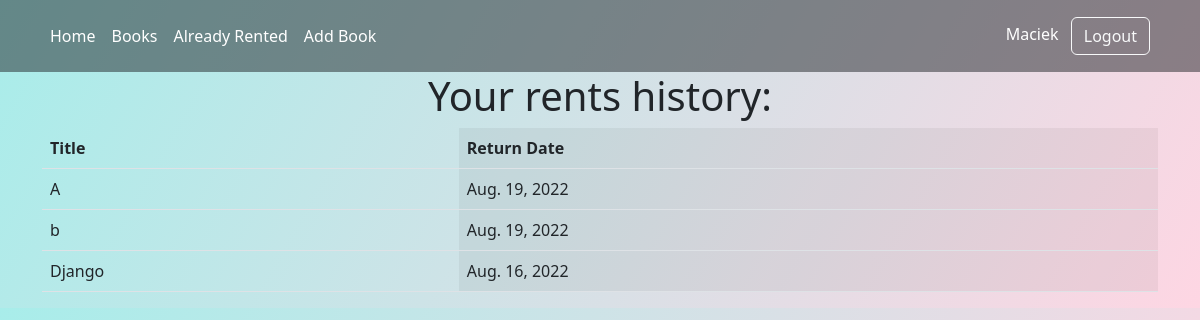
/rent_history/ (signed in), run on an earlier commit of the app's database.
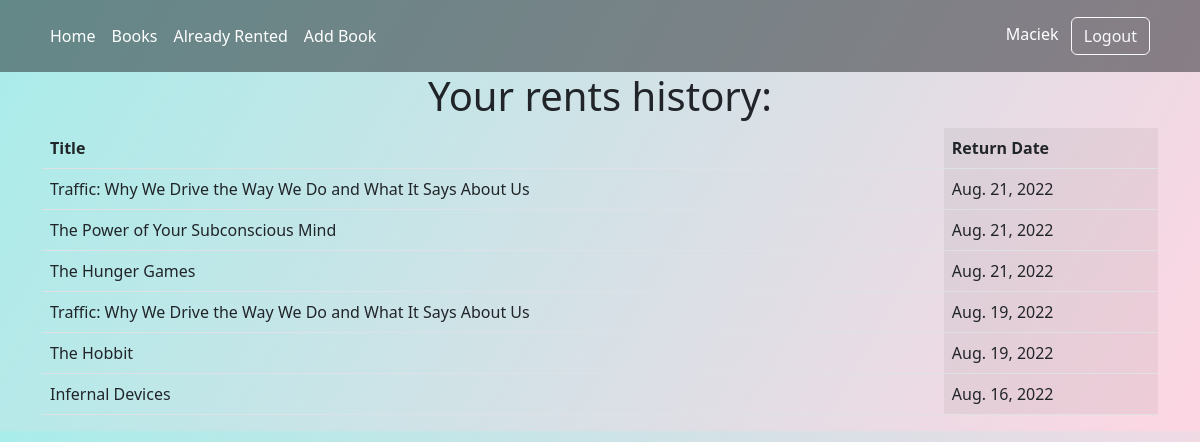
And on a later commit of the database.
### base/models.py (models this page shows, shortened)
class Returns(models.Model):
    user = models.ForeignKey(User, on_delete=models.CASCADE)
    book = models.ForeignKey(Book, on_delete=models.CASCADE)
    date = models.DateField(auto_now_add=True)
    class Meta:
        ordering = ['-date']

class Book(models.Model):
    title = models.CharField(max_length=100)
    author = models.CharField(max_length=100)
    publish_year = models.CharField(max_length=30)
    publisher = models.CharField(max_length=100)
    descritpion = models.CharField(max_length=600)
    free = models.BooleanField(null=True, default='True')
    cover = models.ImageField(blank=True, null=True)

### base/views.py (the view)
# urls.py: path('rent_history/', views.returnHistory, name='return-history'),
@login_required(login_url='/login')
def returnHistory(request):
    Return = Returns.objects.filter(user=request.user.id)
    return render(request, 'base/rent_history.html', {'retruns': Return})

### base/templates/base/rent_history.html
{%extends 'base.html'%}
{% block content %}
<div class="container">
    <div class="d-flex align-items-center justify-content-center ">
        <h1>Your rents history:</h1>
    </div>
    <table class="table table-striped-columns">
        <thead>
            <tr>
                <th scope="col">Title</th>
                <th scope="col">Return Date</th>
            </tr>
        </thead>
        <tbody>
            {% for r in retruns %}
            <tr>
                <td>{{r.book.title}}</td>
                <td>{{r.date}}</td>
            </tr>
            {% endfor %}
        </tbody>
    </table>
</div>
{% endblock content %}

What changed in the data, as far as the page shows it:
added Returns: book "Traffic: Why We Drive the Way We Do and What It Says About Us", date "Aug. 21, 2022"
added Returns: book "The Power of Your Subconscious Mind", date "Aug. 21, 2022"
added Returns: book "The Hunger Games", date "Aug. 21, 2022"
changed through a linked row, Returns (number 4 of 6 on the later page): book "A" → "Traffic: Why We Drive the Way We Do and What It Says About Us"
changed through a linked row, Returns: book "b" → "The Hobbit"
changed through a linked row, Returns: book "Django" → "Infernal Devices"
